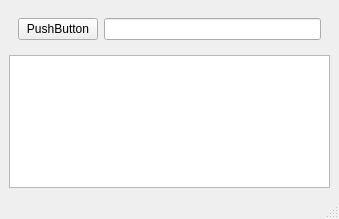
<?xml version="1.0" encoding="UTF-8"?>
<ui version="4.0">
 <class>file_save_and_other</class>
 <widget class="QMainWindow" name="file_save_and_other">
  <property name="geometry">
   <rect>
    <x>0</x>
    <y>0</y>
    <width>339</width>
    <height>219</height>
   </rect>
  </property>
  <property name="windowTitle">
   <string>file_save_and_other</string>
  </property>
  <widget class="QWidget" name="centralwidget">
   <layout class="QVBoxLayout" name="verticalLayout">
    <item>
     <widget class="QWidget" name="widget" native="true">
      <layout class="QHBoxLayout" name="horizontalLayout">
       <item>
        <widget class="QPushButton" name="pushButton">
         <property name="text">
          <string>PushButton</string>
         </property>
        </widget>
       </item>
       <item>
        <widget class="QLineEdit" name="lineEdit"/>
       </item>
      </layout>
     </widget>
    </item>
    <item>
     <widget class="QTextEdit" name="textEdit"/>
    </item>
   </layout>
  </widget>
  <widget class="QMenuBar" name="menubar">
   <property name="geometry">
    <rect>
     <x>0</x>
     <y>0</y>
     <width>339</width>
     <height>18</height>
    </rect>
   </property>
  </widget>
  <widget class="QStatusBar" name="statusbar"/>
 </widget>
 <resources/>
 <connections/>
</ui>
